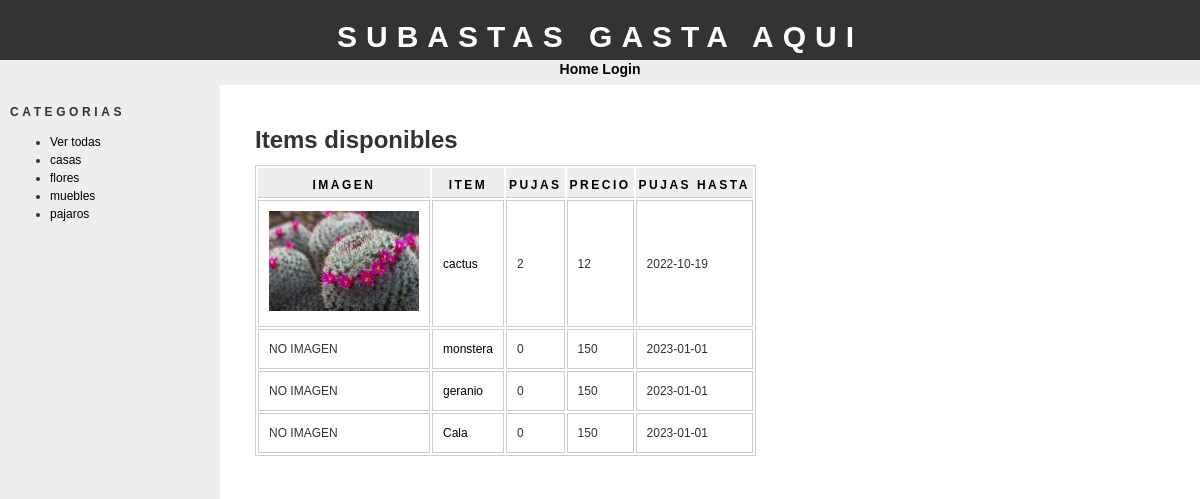
Page /index.php?id=1 on the committed database.
### tables this page shows
CREATE TABLE IF NOT EXISTS `categorias` (
  `id` int(11) NOT NULL AUTO_INCREMENT,
  `categoria` varchar(30) NOT NULL,
  PRIMARY KEY (`id`),
  UNIQUE KEY `index_categoria` (`id`)
);

CREATE TABLE IF NOT EXISTS `items` (
  `id` int(11) NOT NULL AUTO_INCREMENT,
  `id_cat` int(11) NOT NULL,
  `id_user` int(11) NOT NULL,
  `nombre` varchar(50) NOT NULL,
  `preciopartida` float NOT NULL,
  `descripcion` varchar(200) NOT NULL,
  `fechafin` date NOT NULL,
  PRIMARY KEY (`id`),
  KEY `FK_ITEMS_CATEGORIA` (`id_cat`),
  KEY `FK_ITEMS_USUARIOS` (`id_user`)
);

### index.php (the view, shortened to what this page needs)
<?php
    include_once 'header.php';
    function cargarItems (){
        if (!isset($_GET['id'])){
            $query = "SELECT imagenes.imagen, items.nombre, pujas.cantidad, items.preciopartida, items.fechafin
                        FROM items
                        left join pujas
                        on  pujas.id_item = items.id
                        left join imagenes
                        on imagenes.id_item = items.id
                        group by items.id;";
        }else{
            $query = "SELECT imagenes.imagen, items.nombre, pujas.cantidad, items.preciopartida, items.fechafin, items.id
                        FROM items
                        left join pujas
                        on  pujas.id_item = items.id
                        left join imagenes
                        on imagenes.id_item = items.id
                        where items.id_cat =". $_GET['id']."
                        group by items.id;";
        }
        $resultset = mysqli_query($GLOBALS["conn"], $query);
        echo "<table><h1>Items disponibles</h1>";
        echo "<tr>
                <th>Imagen</th>
                <th>Item</th>
                <th>Pujas</th>
                <th>Precio</th>
                <th>Pujas Hasta</th>
            </tr>";
        while ($row = mysqli_fetch_assoc($resultset)){
            if($row['imagen']== null)
                echo "<tr><td>NO IMAGEN</td>";
            else
                echo "<tr><td><img src='./imagenes/".$row['imagen'].".jpg'></td>";
            echo "<td><a href='itemdetalles.php?'".$row['id']."'>".$row['nombre']."</a></td>";
            if ($row['cantidad'] == null)
                echo "<td>0</td>";
            else
                echo "<td>".$row['cantidad']."</td>";
            echo "<td>".$row['preciopartida']."</td>";
            echo "<td>".$row['fechafin']."</td></tr>";
        }
        echo "</table>";
    }
?>
<!DOCTYPE html>
<html lang="en">
<head>
    <link rel="stylesheet" href="css/style.css">
</head>
<?php cargarItems()?>

### header.php (shortened to what this page needs)
<!DOCTYPE html>
<html>
    <head>
        <link rel="stylesheet" href="css/style.css"/>
    </head>
    <body>
        <div id="header">
            <h1><?php echo NOMBREFORO ?></h1>
        </div>
        <div id="menu">
            <a href="index.php">Home </a>
            <?php
            if(isset($_SESSION['uid'])){
                echo '<a href="logout.php">Logout </a>';
                echo '<a href="nuevoitem.php">Nuevo item </a>';
                if($_SESSION['username']=="admin"){
                    echo '<a href="vencidas.php">Subastas vencidas </a>';
                    echo '<a href="publi.php">Anunciantes </a>';
                }
            }else{
                echo '<a href="login.php">Login</a>';
            }
            ?>
        </div>
        <div id="container">
            <div id="bar">
                <?php   require 'bar.php';    ?>
            </div>
            <div id="main">

### bar.php (shortened to what this page needs)
<?php
    $conn = conexion();
    $catsql = "SELECT * FROM categorias ORDER BY categoria ASC;";
    $catresult = mysqli_query($conn,$catsql);
    echo "<h1>Categorias</h1>";
    echo "<ul>";
    echo "<li><a href='index.php'>Ver todas</a></li>";
    while($catrow = mysqli_fetch_assoc($catresult)) {
        echo "<li><a href='index.php?id="
            . $catrow['id'] . "'>" . $catrow['categoria']. "</a></li>";
    }
    echo "</ul>";
?>

### css/style.css (style rules this page uses)
body { font-family: "trebuchet ms", verdana, sans-serif; font-size: 12px; line-height: 1.5em; color: #333; background: #ffffff; margin: 0; padding: 0; text-align: center; width: 100%; }
#header { position: absolute; top: 0px; left: 0px; height: 60px; width: 100%; background: #333; padding-top: 8px; }
#header h1 { font-size: 30px; text-transform: uppercase; letter-spacing: 0.3em; color: #fff; }
#menu { font-family: "trebuchet ms", verdana, sans-serif; font-size: 14px; font-weight: bold; position: absolute; height: 27px; top: 60px; left: 0px; width: 100%; padding: 0px; color: #000000; background-color: #eee }
a:link { text-decoration: none; color: #000; }
#container { position: absolute; top: 85px; left: 0px; background: #ffffff; margin: 0 auto 0 auto; text-align: left; width: 100%; height: 100%; }
#bar { float: left; width: 200px; background: #eee; padding: 10px; margin-right: 30px; height: 100%; }
img { border: 0; }
#bar h1 { font-size: 12px; text-transform: uppercase; letter-spacing: 0.3em; }
#main { margin: 15px 15px 15px 240px; padding: 15px 15px 15px 15px; background: #FFFFFF; }
table { border: thin solid #cccccc; background: #ffffff; }
th { letter-spacing: 2.5px; background: #eeeeee; color: #000000; text-transform: uppercase; text-align: center; border-top: thick solid #eeeeee; border-bottom: thin solid #cccccc; padding: 3px; }
td { border: thin solid #cccccc; padding: 10px; }

### header.php (style rules this page uses)
img { width: 150px; object-fit:cover; }

### rows in the picture
categorias: categoria "casas"
categorias: categoria "flores"
categorias: categoria "muebles"
categorias: categoria "pajaros"
items: nombre "cactus", cantidad "2", preciopartida "12", fechafin "2022-10-19"
items: shows "NO IMAGEN", nombre "monstera", shows "0", preciopartida "150", fechafin "2023-01-01"
items: shows "NO IMAGEN", nombre "geranio", shows "0", preciopartida "150", fechafin "2023-01-01"
items: shows "NO IMAGEN", nombre "Cala", shows "0", preciopartida "150", fechafin "2023-01-01"

### other values in the picture
NOMBREFORO "SUBASTAS GASTA AQUI"
